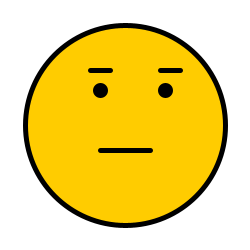
Frame 1 (no input)
Frame 60 (the mouse pressed at the canvas centre just before this capture): identical to frame 1, image omitted
Frame 120 (the mouse held since frame 60 and released just before this capture): identical to frame 1, image omitted

The Processing sketch that drew this single still picture (run headless with seeded random() and noise(); from frame 60 on, the mouse is pressed at the canvas centre):

// Processing sketch: processing_130904
// ── processing_130904.pde

int face;

void setup() {
  background(225);
  size(250, 250);
  noFill();
  smooth();
  stroke(0);
  strokeWeight(5);
  ellipseMode(CENTER);
}

void draw() {
  background(255);
  Face1();
  faces(Key());
}

int Key() {
  if (key == CODED) {
    if (keyCode == UP) {
      face = 2;
    }
    else if (keyCode == DOWN) {
      face = 3;
    }
  }
   return face;
} //end 

void Face1() {
  fill(255, 204, 0);
  ellipse(125, 125, 200, 200);
  line(90, 70, 110, 70);
  line(160, 70, 180, 70);
  fill(0);
  ellipse(100, 90, 10, 10);
  fill(0);
  ellipse(165, 90, 10, 10);
  line(100, 150, 150, 150);
}

void SmileyFace() {
  fill(255, 204, 0);
  ellipse(125, 125, 200, 200);
  line(90, 70, 110, 60);
  line(160, 60, 180, 70);
  fill(0);
  ellipse(100, 90, 10, 10);
  fill(0);
  ellipse(165, 90, 10, 10);
  noFill();
  arc(125, 125, 100, 120, 0.2, PI - 0.2);
}
void FrownyFace() {
  fill(255, 204, 0);
  ellipse(125, 125, 200, 200);
  line(90, 70, 110, 80);
  line(160, 80, 180, 70);
  fill(0);
  ellipse(100, 90, 10, 10);
  fill(0);
  ellipse(165, 90, 10, 10);
  noFill();
  arc(125, 180, 100, 120, PI, TWO_PI);
  
}

void faces(int i) {
  if (i == 2) {
    background(0, 250, 89);
    SmileyFace();
  }
  if (i == 3) {
    background(250, 0, 8);
    FrownyFace();
  } 
}
  
